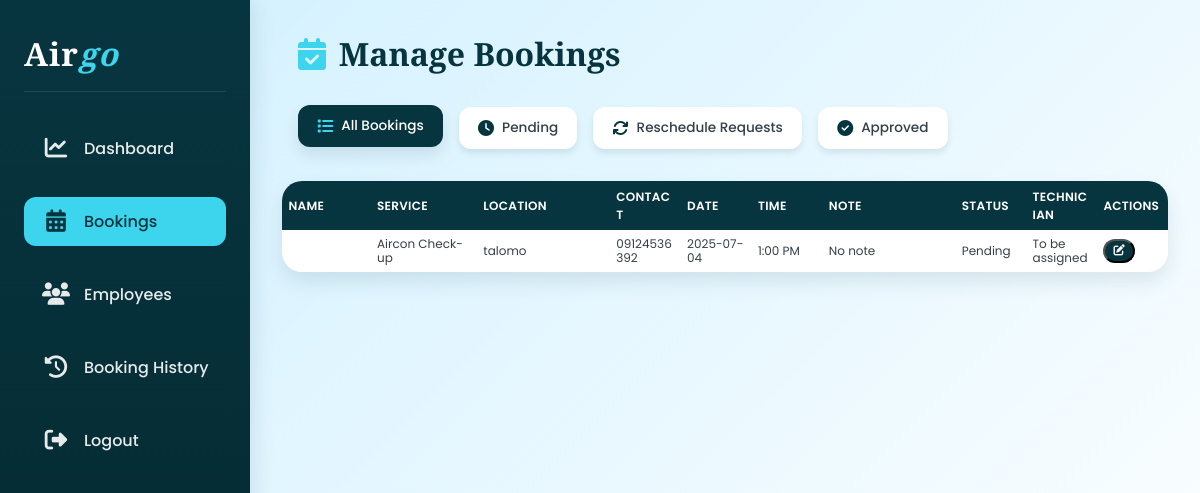
The page /admin/admin_bookings.php (signed in) on the database as committed earlier.
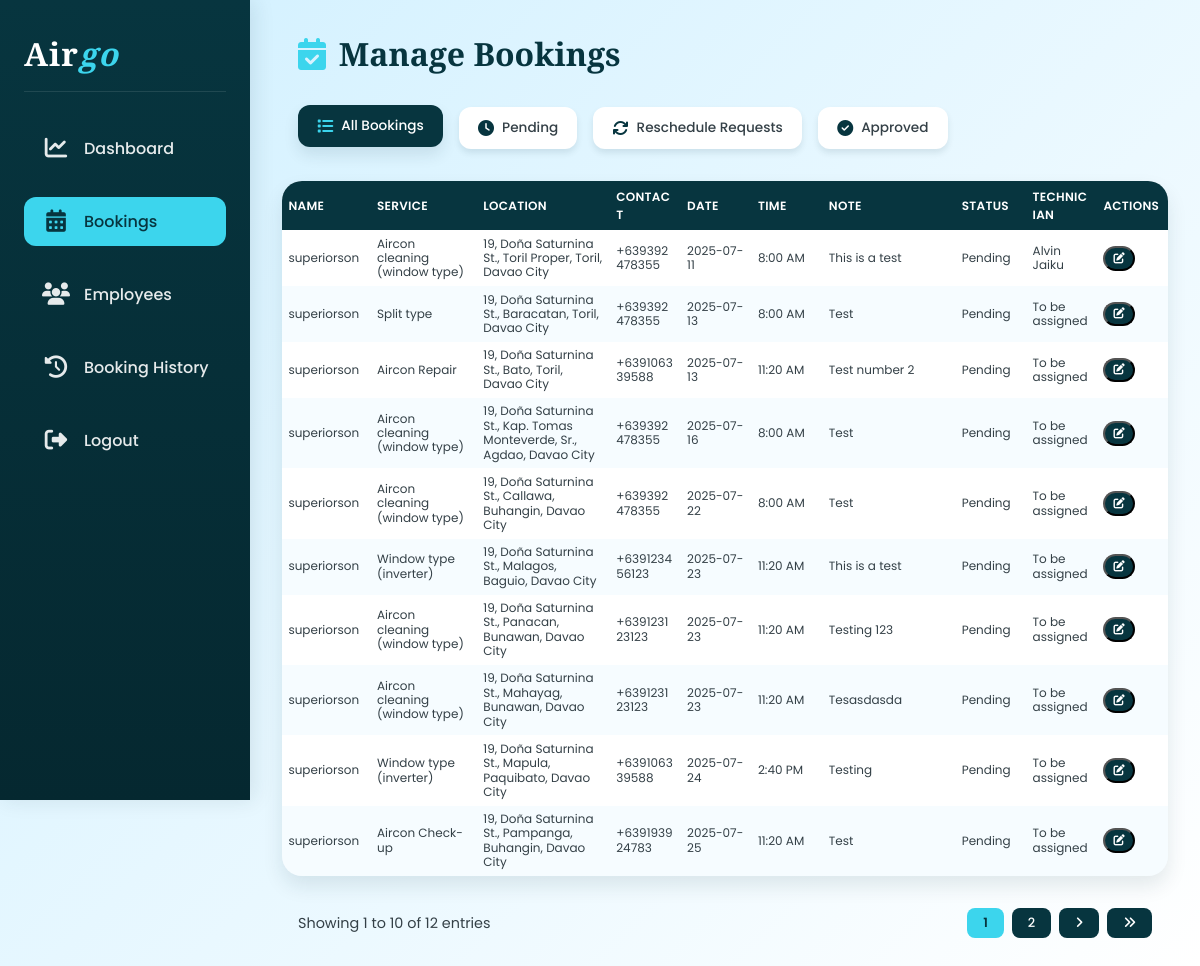
The same page on the database as committed later.
### tables this page shows
CREATE TABLE `bookings` (
  `id` int NOT NULL AUTO_INCREMENT,
  `user_id` varchar(5) NOT NULL,
  `service` varchar(100) NOT NULL,
  `appointment_date` date NOT NULL,
  `appointment_time` time NOT NULL,
  `phone` varchar(20) NOT NULL,
  `location` varchar(255) NOT NULL,
  `employee_id` int DEFAULT NULL,
  `price` decimal(10,2) DEFAULT '0.00',
  `status` varchar(50) DEFAULT 'Pending',
  `note` text,
  `created_at` timestamp NOT NULL DEFAULT CURRENT_TIMESTAMP,
  `updated_at` timestamp NOT NULL DEFAULT CURRENT_TIMESTAMP ON UPDATE CURRENT_TIMESTAMP,
  PRIMARY KEY (`id`)
);

CREATE TABLE `user` (
  `id` int NOT NULL AUTO_INCREMENT,
  `fname` varchar(50) NOT NULL,
  `lname` varchar(50) NOT NULL,
  `username` varchar(25) NOT NULL,
  `email` varchar(50) NOT NULL,
  `password` varchar(255) NOT NULL,
  `contact` varchar(20) NOT NULL,
  `city` varchar(100) NOT NULL,
  `district` varchar(50) NOT NULL,
  `barangay` varchar(50) NOT NULL,
  `zipcode` varchar(15) NOT NULL,
  `created_at` timestamp NOT NULL DEFAULT CURRENT_TIMESTAMP ON UPDATE CURRENT_TIMESTAMP,
  `reset_token` varchar(255) DEFAULT NULL,
  `reset_expire` datetime DEFAULT NULL,
  PRIMARY KEY (`id`)
);

CREATE TABLE `employees` (
  `id` int NOT NULL AUTO_INCREMENT,
  `name` varchar(100) NOT NULL,
  `position` varchar(100) NOT NULL,
  `email` varchar(100) NOT NULL,
  `hire_date` date DEFAULT NULL,
  `status` enum('Active','Inactive') DEFAULT 'Active',
  `password` varchar(255) NOT NULL,
  `phone` varchar(20) DEFAULT NULL,
  PRIMARY KEY (`id`)
);

### admin/admin_bookings.php (the view, shortened to what the changed rows need)
<?php
$conn = Database::getConnection();
$tab = isset($_GET['tab']) ? $_GET['tab'] : 'all';
$records_per_page = 10;
$page = isset($_GET['page']) ? (int)$_GET['page'] : 1;
$page = max(1, $page);
$offset = ($page - 1) * $records_per_page;
$where = "";
switch ($tab) {
    case 'all':
    default:
        $where = "";
        break;
}
$count_sql = "SELECT COUNT(*) as total FROM bookings b
              LEFT JOIN user u ON b.user_id = u.id
              LEFT JOIN employees e ON b.employee_id = e.id
              $where";
$count_result = $conn->query($count_sql);
$total_records = $count_result->fetch_assoc()['total'];
$total_pages = ceil($total_records / $records_per_page);
$sql = "SELECT b.id, u.username, b.service, b.status, b.created_at, b.location, b.phone,
               b.appointment_date, b.appointment_time, b.employee_id, u.username, e.name AS employee_name,
               b.note
        FROM bookings b
        LEFT JOIN user u ON b.user_id = u.id
        LEFT JOIN employees e ON b.employee_id = e.id
        $where
        ORDER BY b.appointment_date, b.appointment_time
        LIMIT $records_per_page OFFSET $offset";
$result = $conn->query($sql);
?>
<!DOCTYPE html>
<html lang="en">
<head>
    <link href="https://cdnjs.cloudflare.com/ajax/libs/font-awesome/6.5.0/css/all.min.css" rel="stylesheet">
</head>
<body>
    <div class="sidebar">
        <h2>Air<span>go</span></h2>
    </div>
    <div class="main">
        <h1><i class="fas fa-calendar-check"></i> Manage Bookings</h1>
        <div class="table-container">
            <table>
                <thead>
                    <tr>
                        <th>Name</th>
                        <th>Service</th>
                        <th>Location</th>
                        <th>Contact</th>
                        <th>Date</th>
                        <th>Time</th>
                        <th>Note</th>
                        <th>Status</th>
                        <th>Technician</th>
                        <th>Actions</th>
                    </tr>
                </thead>
                <tbody>
                    <?php if ($result->num_rows > 0): ?>
                        <?php while ($row = $result->fetch_assoc()): ?>
                        <tr>
                            <td data-label="Name"><?= htmlspecialchars($row['username'] ?? '') ?></td>
                            <td data-label="Service"><?= htmlspecialchars($row['service'] ?? '') ?></td>
                            <td data-label="Location"><?= htmlspecialchars($row['location'] ?? '') ?></td>
                            <td data-label="Contact"><?= htmlspecialchars($row['phone'] ?? '') ?></td>
                            <td data-label="Date"><?= htmlspecialchars($row['appointment_date'] ?? '') ?></td>
                            <td data-label="Time"><?= htmlspecialchars(date('g:i A', strtotime($row['appointment_time'] ?? ''))) ?></td>
                            <td data-label="Note"><?= htmlspecialchars($row['note'] ?? 'No note') ?></td>
                            <td data-label="Status" data-status="<?= htmlspecialchars($row['status'] ?? '') ?>">
                                <span><?= htmlspecialchars($row['status'] ?? '') ?></span>
                            </td>
                            <td data-label="Technician"><?php
                                if (in_array(strtolower($row['status'] ?? ''), ['rejected', 'cancelled'])) {
                                    echo 'N/A';
                                } else {
                                    echo $row['employee_name'] ? htmlspecialchars($row['employee_name']) : 'To be assigned';
                                }
                            ?></td>
                            <td data-label="Actions">
                                <button class="button edit-btn" onclick="openEditModal(<?= htmlspecialchars(json_encode($row)) ?>)">
                                    <i class="fas fa-edit"></i>
                                </button>
                            </td>
                        </tr>
                        <?php endwhile; ?>
                    <?php else: ?>
                        <tr><td colspan="10" style="text-align:center;">No bookings found.</td></tr>
                    <?php endif; ?>
                </tbody>
            </table>
        </div>
        <?php if ($total_pages > 1): ?>
        <div class="pagination-container">
            <div class="pagination-info">
                <span>Showing <?= $offset + 1 ?> to <?= min($offset + $records_per_page, $total_records) ?> of <?= $total_records ?> entries</span>
            </div>
            <div class="pagination">
                <?php
                $start_page = max(1, $page - 2);
                $end_page = min($total_pages, $page + 2);
                for ($i = $start_page; $i <= $end_page; $i++):
                ?>
                    <a href="?tab=<?= $tab ?>&page=<?= $i ?>" class="pagination-btn <?= $i == $page ? 'active' : '' ?>">
                        <?= $i ?>
                    </a>
                <?php endfor; ?>
                <?php if ($page < $total_pages): ?>
                    <a href="?tab=<?= $tab ?>&page=<?= $page + 1 ?>" class="pagination-btn">
                        <i class="fas fa-angle-right"></i>
                    </a>
                    <a href="?tab=<?= $tab ?>&page=<?= $total_pages ?>" class="pagination-btn">
                        <i class="fas fa-angle-double-right"></i>
                    </a>
                <?php endif; ?>
            </div>
        </div>
        <?php endif; ?>
    </div>
</body>
</html>

Rows that differ between the two databases and show on the page:
removed bookings: service "Aircon Check-up", location "talomo", phone "09124536392", appointment_date "2025-07-04", appointment_time "1:00 PM", note "No note", status "Pending", shows "To be assigned"
added bookings: user.username "superiorson", service "Aircon cleaning (window type)", location "19, Doña Saturnina St., Toril Proper, Toril, Davao City", phone "+639392478355", appointment_date "2025-07-11", appointment_time "8:00 AM", note "This is a test", status "Pending", employees.name "Alvin Jaiku"
added bookings: user.username "superiorson", service "Split type", location "19, Doña Saturnina St., Baracatan, Toril, Davao City", phone "+639392478355", appointment_date "2025-07-13", appointment_time "8:00 AM", note "Test", status "Pending", shows "To be assigned"
added bookings: user.username "superiorson", service "Aircon Repair", location "19, Doña Saturnina St., Bato, Toril, Davao City", phone "+639106339588", appointment_date "2025-07-13", appointment_time "11:20 AM", note "Test number 2", status "Pending", shows "To be assigned"
added bookings: user.username "superiorson", service "Aircon cleaning (window type)", location "19, Doña Saturnina St., Kap. Tomas Monteverde, Sr., Agdao, Davao City", phone "+639392478355", appointment_date "2025-07-16", appointment_time "8:00 AM", note "Test", status "Pending", shows "To be assigned"
added bookings: user.username "superiorson", service "Aircon cleaning (window type)", location "19, Doña Saturnina St., Callawa, Buhangin, Davao City", phone "+639392478355", appointment_date "2025-07-22", appointment_time "8:00 AM", note "Test", status "Pending", shows "To be assigned"
added bookings: user.username "superiorson", service "Window type (inverter)", location "19, Doña Saturnina St., Malagos, Baguio, Davao City", phone "+639123456123", appointment_date "2025-07-23", appointment_time "11:20 AM", note "This is a test", status "Pending", shows "To be assigned"
added bookings: user.username "superiorson", service "Aircon cleaning (window type)", location "19, Doña Saturnina St., Panacan, Bunawan, Davao City", phone "+639123123123", appointment_date "2025-07-23", appointment_time "11:20 AM", note "Testing 123", status "Pending", shows "To be assigned"
added bookings: user.username "superiorson", service "Aircon cleaning (window type)", location "19, Doña Saturnina St., Mahayag, Bunawan, Davao City", phone "+639123123123", appointment_date "2025-07-23", appointment_time "11:20 AM", note "Tesasdasda", status "Pending", shows "To be assigned"
added bookings: user.username "superiorson", service "Window type (inverter)", location "19, Doña Saturnina St., Mapula, Paquibato, Davao City", phone "+639106339588", appointment_date "2025-07-24", appointment_time "2:40 PM", note "Testing", status "Pending", shows "To be assigned"
added bookings: user.username "superiorson", service "Aircon Check-up", location "19, Doña Saturnina St., Pampanga, Buhangin, Davao City", phone "+639193924783", appointment_date "2025-07-25", appointment_time "11:20 AM", note "Test", status "Pending", shows "To be assigned"
Other text that changed with them:
$offset + 1: (not shown) → "1"
min($offset + $records_per_page, $total_records): (not shown) → "10"
$total_records: (not shown) → "12"
text now shown: "Showing to of entries"
new list line: "1"
new list line: "2"
